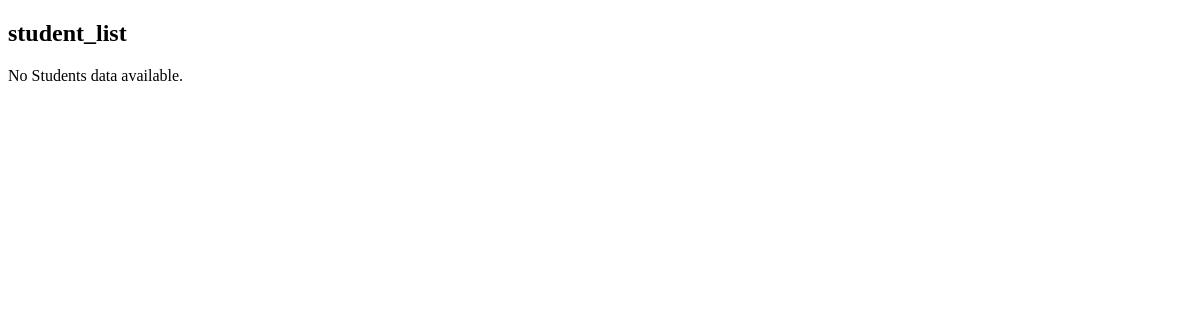
Before: / with the older database file.
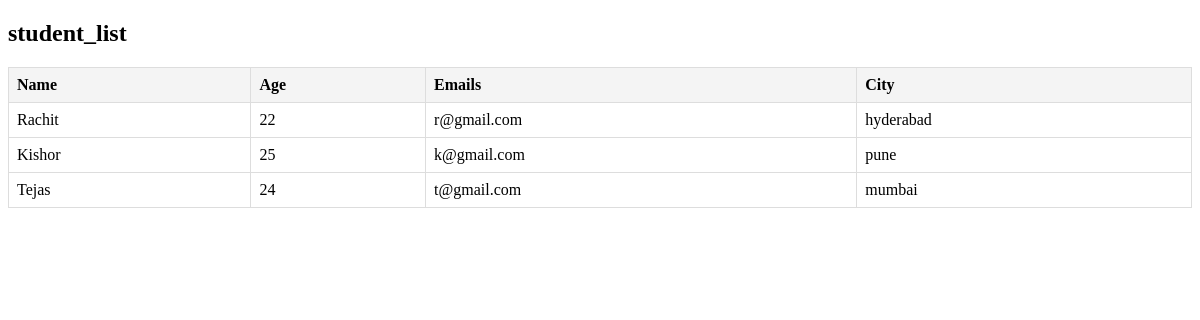
After: the same page with the newer database file.
### portfolio/models.py (models this page shows, shortened)
class Students(models.Model):
    name = models.CharField(max_length=100)
    age = models.IntegerField()
    email = models.EmailField(unique=True)
    city = models.CharField(max_length=100)

### portfolio/views.py (the view)
# urls.py: path("", views.student_list, name="student_list"),
def student_list(request):
    students = Students.objects.all()
    return render(request, 'portfolio/student_list.html', {'students': students})

### portfolio/templates/portfolio/student_list.html (shortened to what this page needs)
<!DOCTYPE html>
<html lang="en">
<head>
</head>
<body>
    <h2>student_list</h2>
    {% if students %}
    <table>
        <thead>
            <tr>
                <th>Name</th>
                <th>Age</th>
                <th>Emails</th>
                <th>City</th>
            </tr>
        </thead>
        <tbody>
            {% for student in students %}
            <tr>
                <td>{{student.name}}</td>
                <td>{{student.age}}</td>
                <td>{{student.email}}</td>
                <td>{{student.city}}</td>
            </tr>
            {% endfor %}
        </tbody>
    </table>
    {% else %}
        <p>No Students data available.</p>
    {% endif %}
</body>
</html>

### portfolio/templates/portfolio/student_list.html (style rules this page uses)
table { border-collapse: collapse; width: 100%; }
th, td { border: 1px solid #ddd; padding: 8px; text-align: left; }
th { background-color: #f4f4f4; }

Changed rows visible on the page:
added Students: name "Rachit", age "22", email "r@gmail.com", city "hyderabad"
added Students: name "Kishor", age "25", email "k@gmail.com", city "pune"
added Students: name "Tejas", age "24", email "t@gmail.com", city "mumbai"
Other visible differences:
text no longer shown: "No Students data available."
text now shown: "Name Age Emails City"
